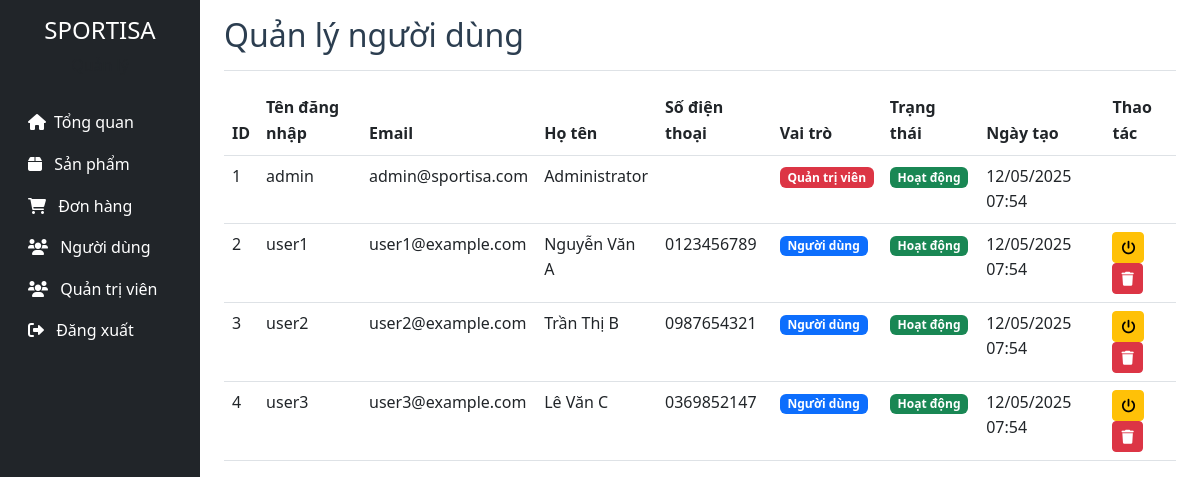
The page /admin/users.php (signed in) on the database as committed earlier.
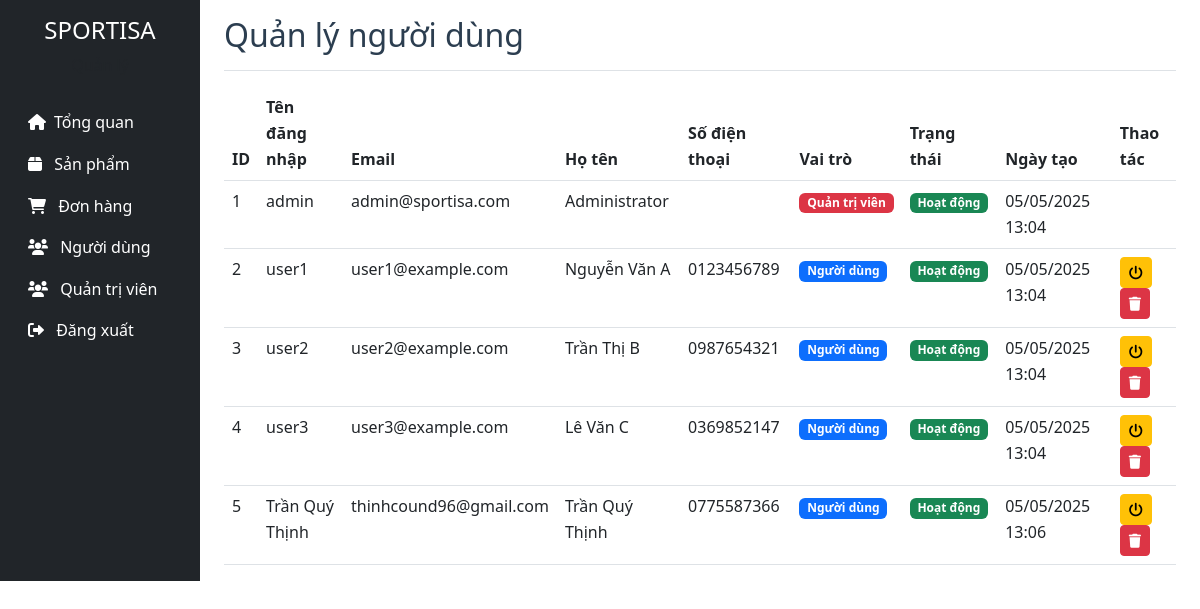
The same page on the database as committed later.
### tables this page shows
CREATE TABLE `users` (
  `id` int(11) NOT NULL,
  `username` varchar(50) NOT NULL,
  `email` varchar(100) NOT NULL,
  `password` varchar(255) NOT NULL,
  `full_name` varchar(100) NOT NULL,
  `phone` varchar(20) DEFAULT NULL,
  `address` text DEFAULT NULL,
  `role` enum('admin','user') DEFAULT 'user',
  `status` enum('active','inactive') DEFAULT 'active',
  `created_at` timestamp NOT NULL DEFAULT current_timestamp(),
  `updated_at` timestamp NOT NULL DEFAULT current_timestamp() ON UPDATE current_timestamp()
);

### admin/controller/userscontroller.php (called while the page is built, shortened)
<?php
class UserController {
    private $userModel;
    public function __construct(UserModel $userModel) {
        $this->userModel = $userModel;
    }
    public function getUsers() {
        try {
            return $this->userModel->getAll();
        } catch (PDOException $e) {
            $this->error = 'Có lỗi xảy ra: ' . $e->getMessage();
            return [];
        }
    }
}
?>

### admin/model/usersmodel.php (called while the page is built, shortened)
<?php
class UserModel {
    private $conn;
    public function __construct($conn) {
        $this->conn = $conn;
    }
    public function getAll() {
        $stmt = $this->conn->query("SELECT * FROM users ORDER BY created_at ASC");
        return $stmt->fetchAll(PDO::FETCH_ASSOC);
    }
}
?>

### admin/view/usersview.php (the view, shortened to what this page needs)
<div class="container-fluid">
        <div class="row">
            <?php include 'sidebar.php'; ?>
            <div class="col-md-9 ms-sm-auto col-lg-10 px-md-4">
                <div class="d-flex justify-content-between flex-wrap flex-md-nowrap align-items-center pt-3 pb-2 mb-3 border-bottom">
                    <h1 class="h2">Quản lý người dùng</h1>
                </div>
                <div class="table-responsive">
                    <table class="table table-hover">
                        <thead>
                            <tr>
                                <th>ID</th>
                                <th>Tên đăng nhập</th>
                                <th>Email</th>
                                <th>Họ tên</th>
                                <th>Số điện thoại</th>
                                <th>Vai trò</th>
                                <th>Trạng thái</th>
                                <th>Ngày tạo</th>
                                <th>Thao tác</th>
                            </tr>
                        </thead>
                        <tbody>
                            <?php foreach ($users as $user): ?>
                                <tr>
                                    <td><?php echo $user['id']; ?></td>
                                    <td><?php echo htmlspecialchars($user['username']); ?></td>
                                    <td><?php echo htmlspecialchars($user['email']); ?></td>
                                    <td><?php echo htmlspecialchars($user['full_name']); ?></td>
                                    <td><?php echo htmlspecialchars($user['phone']); ?></td>
                                    <td>
                                        <span class="badge bg-<?php echo $user['role'] === 'admin' ? 'danger' : 'primary'; ?>">
                                            <?php echo $user['role'] === 'admin' ? 'Quản trị viên' : 'Người dùng'; ?>
                                        </span>
                                    </td>
                                    <td>
                                        <span class="badge bg-<?php echo $user['status'] === 'active' ? 'success' : 'danger'; ?>">
                                            <?php echo $user['status'] === 'active' ? 'Hoạt động' : 'Không hoạt động'; ?>
                                        </span>
                                    </td>
                                    <td><?php echo date('d/m/Y H:i', strtotime($user['created_at'])); ?></td>
                                    <td>
                                        <?php if ($user['role'] !== 'admin'): ?>
                                            <a href="?toggle_status=<?php echo $user['id']; ?>"
                                               class="btn btn-sm btn-warning"
                                               onclick="return confirm('Bạn có chắc chắn muốn thay đổi trạng thái người dùng này?')">
                                                <i class="fas fa-power-off"></i>
                                            </a>
                                            <a href="?delete=<?php echo $user['id']; ?>"
                                               class="btn btn-sm btn-danger"
                                               onclick="return confirm('Bạn có chắc chắn muốn xóa người dùng này?')">
                                                <i class="fas fa-trash"></i>
                                            </a>
                                        <?php endif; ?>
                                    </td>
                                </tr>
                            <?php endforeach; ?>
                        </tbody>
                    </table>
                </div>
            </div>
        </div>
    </div>

Rows that differ between the two databases and show on the page:
changed users "admin": created_at "12/05/2025 07:54" → "05/05/2025 13:04"
changed users "user1": created_at "12/05/2025 07:54" → "05/05/2025 13:04"
changed users "user2": created_at "12/05/2025 07:54" → "05/05/2025 13:04"
changed users "user3": created_at "12/05/2025 07:54" → "05/05/2025 13:04"
added users: id "5", username "Trần Quý Thịnh", email "thinhcound96@gmail.com", full_name "Trần Quý Thịnh", phone "0775587366", role "Người dùng", status "Hoạt động", created_at "05/05/2025 13:06"
